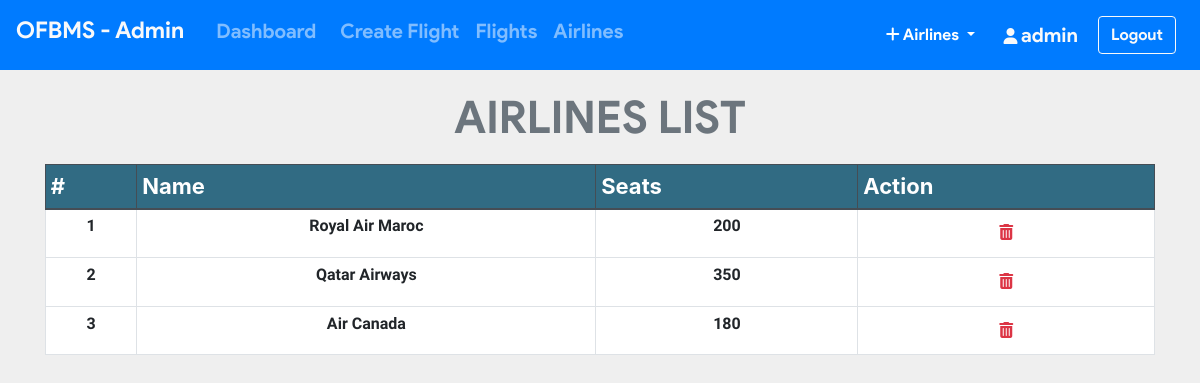
Page /admin/list_airlines.php (signed in) on the committed database.
### tables this page shows
CREATE TABLE `airline` (
  `airline_id` int(11) NOT NULL,
  `name` varchar(20) NOT NULL,
  `seats` int(11) NOT NULL
);

### admin/list_airlines.php (the view, shortened to what this page needs)
<?php include_once 'header.php'; ?>
<?php include_once 'footer.php';
require '../helpers/init_conn_db.php';?>
    <main>
        <?php if(isset($_SESSION['adminId'])) { ?>
          <div class="container-md mt-2">
            <h1 class="display-4 text-center text-secondary"
              >AIRLINES LIST</h1>
              <table class="table table-sm table-bordered">
              <thead class="thead-dark">
                <tr>
                  <th scope="col">#</th>
                  <th scope="col">Name</th>
                  <th scope="col">Seats</th>
                  <th scope="col">Action</th>
                </tr>
              </thead>
              <tbody>
                <?php
                $cnt=1;
                $sql = 'SELECT * FROM airline ORDER BY airline_id ASC';
                $stmt = mysqli_stmt_init($conn);
                mysqli_stmt_prepare($stmt,$sql);
                mysqli_stmt_execute($stmt);
                $result = mysqli_stmt_get_result($stmt);
                while ($row = mysqli_fetch_assoc($result)) {
                  echo "
                  <tr class='text-center'>
                    <td scope='row'>".$cnt." </a> </td>
                    <td>".$row['name']."</td>
                    <td>".$row['seats']."</td>
                    <td>
                    <form action='list_airlines.php' method='post'>
                      <input name='airline_id' type='hidden' value=".$row['airline_id'].">
                      <button  class='btn' type='submit' name='del_airlines'>
                      <i class='text-danger fa fa-trash'></i></button>
                    </form>
                    </td>
                  </tr>
                  ";
               $cnt++; }
                ?>
              </tbody>
            </table>
          </div>
        <?php } ?>
    </main>

### admin/header.php (style rules this page uses)
.table .thead-dark th { background-color: #316b83; }

### admin/list_airlines.php (style rules this page uses)
table { background-color: white; }
h1 { margin-top: 20px; margin-bottom: 20px; font-family: 'product sans'; font-size: 45px !important; font-weight: lighter; }
body { background-color: #efefef; }
th { font-size: 22px; }
td { margin-top: 10px !important; font-size: 16px; font-weight: bold; font-family: 'Assistant', sans-serif !important; }

### rows in the picture
airline: name "Royal Air Maroc", seats "200"
airline: name "Qatar Airways", seats "350"
airline: name "Air Canada", seats "180"

### other values in the picture
$_SESSION['adminUname'] "admin"
